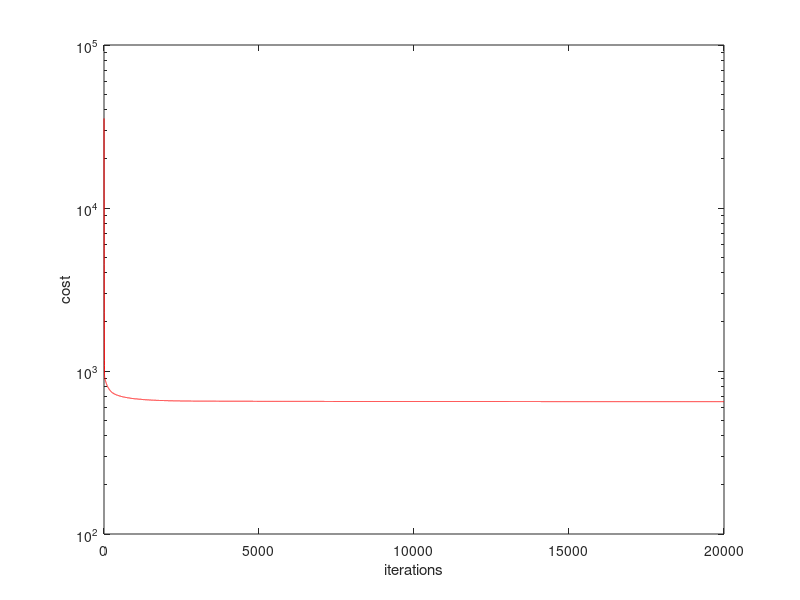

Reproduce this figure in MATLAB.
clear 
clc
rng(1)
m = 100; % The number of data (row)
n = 500; % The number of variables (column)
A = normrnd(0, 1, [m,n]); % generate data
b = normrnd(0, 25, [m,1]); % generate random coefficient
la = 4;
K = 20000;
x0 = 0 * ones(n,1);
x_k1 = x0;
y_k1 = x0;
cost = zeros(K-1,1);
L = max(eig(A' * A));
z = x0;
t1 = 1;

for i = 1: K
    z = (y_k1 - L^-1 * A' * (A * y_k1 - b));
    x_k2 = max(abs(z) - la * L^-1, 0) .* sign(z);
    t2 = (1 + sqrt(1 + 4 * t1^2)) / 2;
    y_k2 = x_k1 + (t1 - 1) * t2^-1 * (x_k2 - x_k1);
    cost(i) = 0.5 * norm(A * x_k1 - b, 2)^2 + la * norm(x_k1, 1);
    t1 = t2;
    x_k1 = x_k2;
    y_k1 = y_k2;
end

iteration = linspace(1,K,K);
figure(1)
semilogy(iteration, cost, 'color', 'red')
xlabel('iterations')
ylabel('cost')


% A' * (b - A * x_k1)
    
    